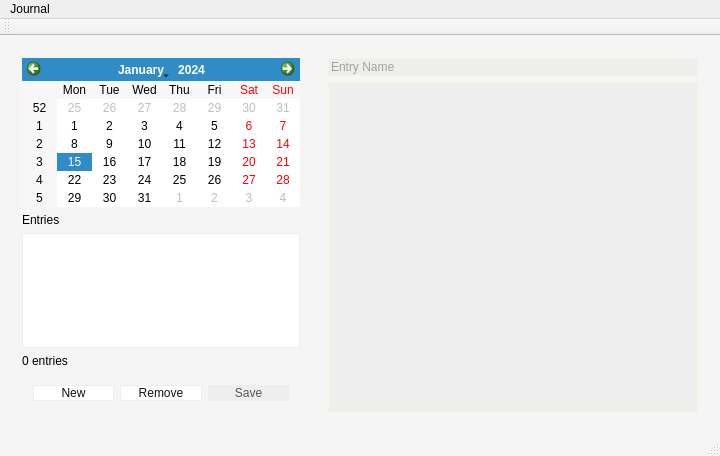
<?xml version="1.0" encoding="UTF-8"?>
<ui version="4.0">
 <class>JMainWindow</class>
 <widget class="QMainWindow" name="JMainWindow">
  <property name="geometry">
   <rect>
    <x>0</x>
    <y>0</y>
    <width>720</width>
    <height>456</height>
   </rect>
  </property>
  <property name="minimumSize">
   <size>
    <width>640</width>
    <height>456</height>
   </size>
  </property>
  <property name="windowTitle">
   <string>Journal</string>
  </property>
  <property name="styleSheet">
   <string notr="true">*
{
	font-family: Roboto, &quot;Noto Sans&quot;, Helvetica, Arial;
}

QMainWindow
{
	background: rgb(245, 245, 245);
}

QPushButton, QTextEdit, QListView, QLineEdit
{
	background: #FFF;
 	border: 1px solid #EDEDEF;
	color: #111;
	padding: .5em 1em;
}

QTextEdit, QLineEdit
{
	border: 1px solid rgb(245, 245, 220) !important;
	background: rgb(255, 255, 240) !important;
	color: #442 !important;
}

QPushButton:hover, QListView::item:hover
{
	background: rgb(250, 250, 250);
}

QPushButton:pressed, QListView::item:selected
{
	border: 1px solid #17F;
	background: #28F;
	color: #FFF;
}

QListView
{
	alternate-background-color: rgb(245, 245, 245);
}

QListView::item
{
	padding: .5em 0;
}

QTextEdit:disabled, QLineEdit:disabled, QPushButton:disabled
{
	background: #EEE;
	color: #555;
}</string>
  </property>
  <widget class="QWidget" name="centralWidget">
   <layout class="QGridLayout" name="gridLayout_2">
    <item row="0" column="0">
     <widget class="QFrame" name="frame">
      <property name="maximumSize">
       <size>
        <width>300</width>
        <height>16777215</height>
       </size>
      </property>
      <property name="frameShape">
       <enum>QFrame::NoFrame</enum>
      </property>
      <property name="frameShadow">
       <enum>QFrame::Raised</enum>
      </property>
      <layout class="QGridLayout" name="gridLayout">
       <item row="4" column="0">
        <widget class="QFrame" name="frame_3">
         <property name="frameShape">
          <enum>QFrame::NoFrame</enum>
         </property>
         <property name="frameShadow">
          <enum>QFrame::Raised</enum>
         </property>
         <layout class="QHBoxLayout" name="horizontalLayout">
          <item>
           <widget class="QPushButton" name="addEntryBtn">
            <property name="styleSheet">
             <string notr="true"/>
            </property>
            <property name="text">
             <string>New</string>
            </property>
           </widget>
          </item>
          <item>
           <widget class="QPushButton" name="removeEntryBtn">
            <property name="text">
             <string>Remove</string>
            </property>
           </widget>
          </item>
          <item>
           <widget class="QPushButton" name="saveEntryBtn">
            <property name="enabled">
             <bool>false</bool>
            </property>
            <property name="text">
             <string>Save</string>
            </property>
           </widget>
          </item>
         </layout>
        </widget>
       </item>
       <item row="2" column="0">
        <widget class="JListView" name="entries">
         <property name="alternatingRowColors">
          <bool>true</bool>
         </property>
        </widget>
       </item>
       <item row="0" column="0">
        <widget class="QCalendarWidget" name="datePicker">
         <property name="maximumSize">
          <size>
           <width>16777215</width>
           <height>300</height>
          </size>
         </property>
        </widget>
       </item>
       <item row="1" column="0">
        <widget class="QLabel" name="label">
         <property name="text">
          <string>Entries</string>
         </property>
        </widget>
       </item>
       <item row="3" column="0">
        <widget class="QLabel" name="entryCountLabel">
         <property name="text">
          <string>0 entries</string>
         </property>
        </widget>
       </item>
      </layout>
     </widget>
    </item>
    <item row="0" column="1">
     <widget class="QFrame" name="frame_2">
      <property name="frameShape">
       <enum>QFrame::NoFrame</enum>
      </property>
      <property name="frameShadow">
       <enum>QFrame::Raised</enum>
      </property>
      <layout class="QGridLayout" name="gridLayout_3">
       <item row="1" column="0">
        <widget class="QTextEdit" name="entryContent">
         <property name="enabled">
          <bool>false</bool>
         </property>
         <property name="acceptRichText">
          <bool>false</bool>
         </property>
        </widget>
       </item>
       <item row="0" column="0">
        <widget class="QLineEdit" name="entryTitle">
         <property name="enabled">
          <bool>false</bool>
         </property>
         <property name="placeholderText">
          <string>Entry Name</string>
         </property>
        </widget>
       </item>
      </layout>
     </widget>
    </item>
   </layout>
  </widget>
  <widget class="QMenuBar" name="menuBar">
   <property name="geometry">
    <rect>
     <x>0</x>
     <y>0</y>
     <width>720</width>
     <height>20</height>
    </rect>
   </property>
   <widget class="QMenu" name="menuJournal">
    <property name="title">
     <string>Journal</string>
    </property>
    <addaction name="actionNew_Entry"/>
    <addaction name="actionSave_Entry"/>
    <addaction name="actionDelete_Entry"/>
    <addaction name="actionQuit"/>
   </widget>
   <addaction name="menuJournal"/>
  </widget>
  <widget class="QToolBar" name="mainToolBar">
   <attribute name="toolBarArea">
    <enum>TopToolBarArea</enum>
   </attribute>
   <attribute name="toolBarBreak">
    <bool>false</bool>
   </attribute>
  </widget>
  <widget class="QStatusBar" name="statusBar"/>
  <action name="actionNew_Entry">
   <property name="text">
    <string>New Entry</string>
   </property>
   <property name="shortcut">
    <string>Ctrl+N</string>
   </property>
  </action>
  <action name="actionDelete_Entry">
   <property name="text">
    <string>Delete Entry</string>
   </property>
   <property name="shortcut">
    <string>Del</string>
   </property>
  </action>
  <action name="actionQuit">
   <property name="text">
    <string>Quit</string>
   </property>
   <property name="shortcut">
    <string>Ctrl+Q</string>
   </property>
  </action>
  <action name="actionSave_Entry">
   <property name="text">
    <string>Save Entry</string>
   </property>
   <property name="shortcut">
    <string>Ctrl+S</string>
   </property>
  </action>
 </widget>
 <layoutdefault spacing="6" margin="11"/>
 <customwidgets>
  <customwidget>
   <class>JListView</class>
   <extends>QListView</extends>
   <header>jlistview.h</header>
  </customwidget>
 </customwidgets>
 <tabstops>
  <tabstop>entryTitle</tabstop>
  <tabstop>entryContent</tabstop>
  <tabstop>saveEntryBtn</tabstop>
  <tabstop>addEntryBtn</tabstop>
  <tabstop>entries</tabstop>
  <tabstop>removeEntryBtn</tabstop>
  <tabstop>datePicker</tabstop>
 </tabstops>
 <resources/>
 <connections>
  <connection>
   <sender>actionQuit</sender>
   <signal>triggered()</signal>
   <receiver>JMainWindow</receiver>
   <slot>close()</slot>
   <hints>
    <hint type="sourcelabel">
     <x>-1</x>
     <y>-1</y>
    </hint>
    <hint type="destinationlabel">
     <x>359</x>
     <y>227</y>
    </hint>
   </hints>
  </connection>
  <connection>
   <sender>actionNew_Entry</sender>
   <signal>triggered()</signal>
   <receiver>addEntryBtn</receiver>
   <slot>click()</slot>
   <hints>
    <hint type="sourcelabel">
     <x>-1</x>
     <y>-1</y>
    </hint>
    <hint type="destinationlabel">
     <x>68</x>
     <y>390</y>
    </hint>
   </hints>
  </connection>
  <connection>
   <sender>actionDelete_Entry</sender>
   <signal>triggered()</signal>
   <receiver>removeEntryBtn</receiver>
   <slot>click()</slot>
   <hints>
    <hint type="sourcelabel">
     <x>-1</x>
     <y>-1</y>
    </hint>
    <hint type="destinationlabel">
     <x>158</x>
     <y>390</y>
    </hint>
   </hints>
  </connection>
  <connection>
   <sender>actionSave_Entry</sender>
   <signal>triggered()</signal>
   <receiver>saveEntryBtn</receiver>
   <slot>click()</slot>
   <hints>
    <hint type="sourcelabel">
     <x>-1</x>
     <y>-1</y>
    </hint>
    <hint type="destinationlabel">
     <x>248</x>
     <y>390</y>
    </hint>
   </hints>
  </connection>
 </connections>
</ui>
